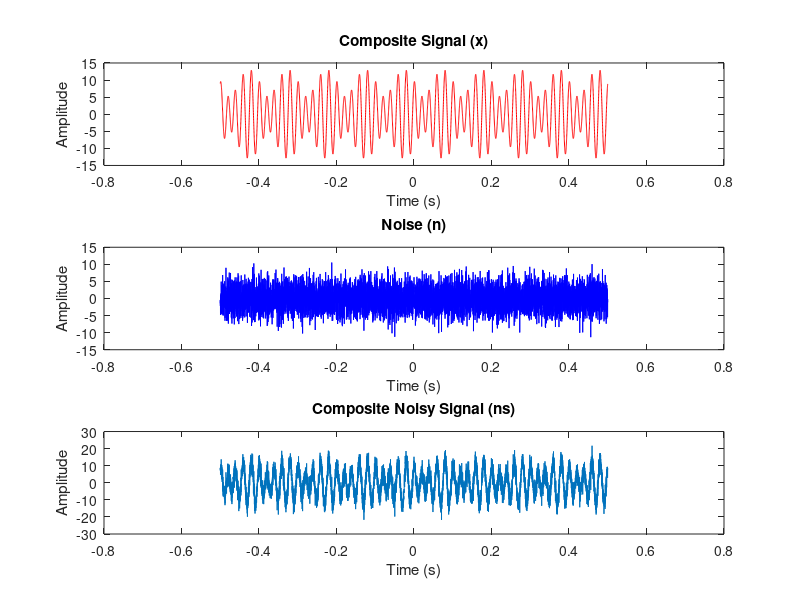

Write the MATLAB code that produced this figure. (Note: this script raises an error after producing the figure.)
% Parameters
A1 = 4; % Amplitude of first signal
A2 = 9; % Amplitude of second signal
s = 3; % Standard deviation of the noise
f1 = 4; % Frequency of first signal
f2 = 5; % Frequency of second signal
fs = 8000; % Sampling frequency
t = -0.5:1/fs:0.5-1/fs; % Time vector

% Signals
x1 = A1 * sin(2 * pi * f1 * 10 * t); % First signal
x2 = A2 * cos(2 * pi * f2 * 10 * t); % Second signal
x = x1 + x2; % Composite signal

% Noise
n = s * randn(size(t)); % Noise

% Composite noisy signal
ns = x + n; 

% Plotting
figure;

subplot(3, 1, 1);
plot(t, x, 'r'); % Plot composite signal
title('Composite Signal (x)');
xlabel('Time (s)');
ylabel('Amplitude');

subplot(3, 1, 2);
plot(t, n, 'b'); % Plot noise
title('Noise (n)');
xlabel('Time (s)');
ylabel('Amplitude');

subplot(3, 1, 3);
plot(t, ns); % Plot noisy composite signal
title('Composite Noisy Signal (ns)');
xlabel('Time (s)');
ylabel('Amplitude');

% SNR and Channel Capacity Calculation
SNR = snr(ns, n); % Signal-to-Noise Ratio
bandwidth = obw(ns, fs); % Bandwidth of the noisy signal
C = bandwidth * log2(1 + SNR); % Channel Capacity
SL = ceil(2^(C / (2 * bandwidth))); % Symbol Rate